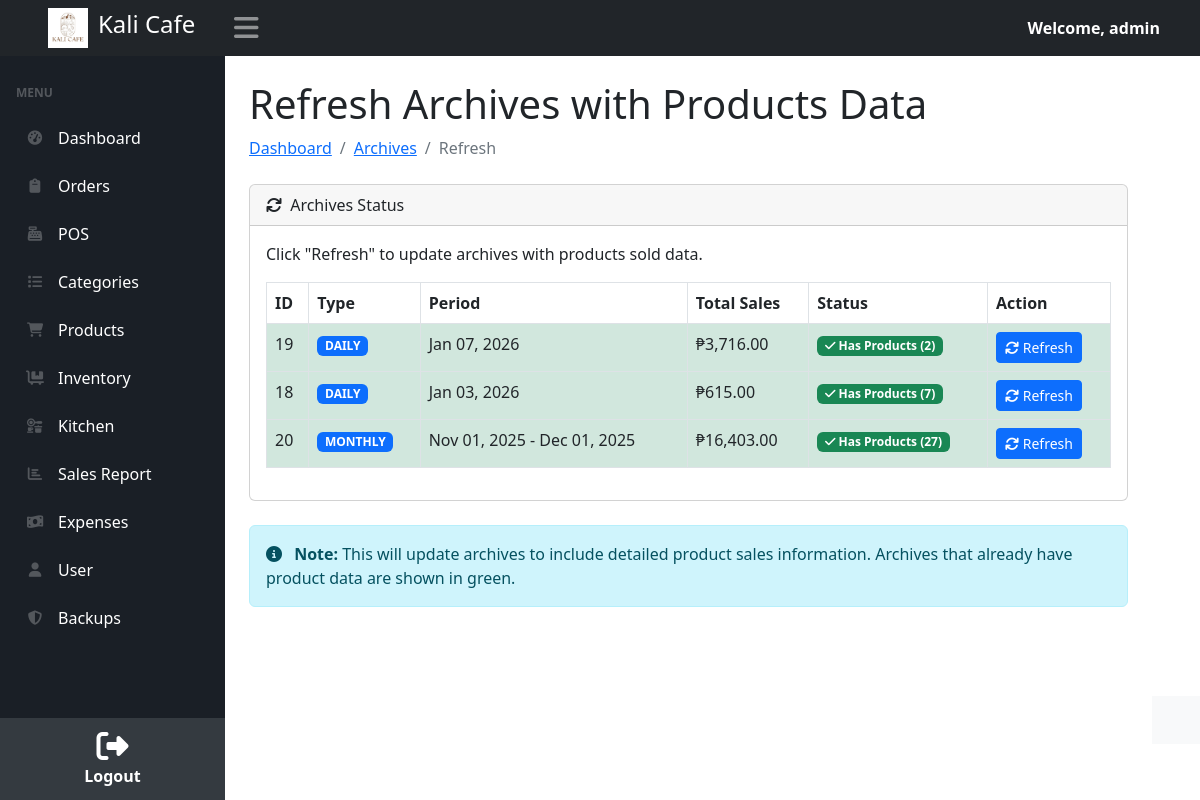
Screenshot of /refresh_archives.php (signed in) with the database file from the repository.
### tables this page shows
CREATE TABLE `sales_archives` (
  `id` int NOT NULL,
  `archive_type` enum('daily','weekly','monthly') NOT NULL,
  `period_start` date NOT NULL,
  `period_end` date NOT NULL,
  `total_orders` int DEFAULT '0',
  `total_sales` decimal(10,2) DEFAULT '0.00',
  `avg_order_value` decimal(10,2) DEFAULT '0.00',
  `paid_sales` decimal(10,2) DEFAULT '0.00',
  `unpaid_sales` decimal(10,2) DEFAULT '0.00',
  `top_product` varchar(255) DEFAULT NULL,
  `top_product_revenue` decimal(10,2) DEFAULT '0.00',
  `primary_payment_method` varchar(50) DEFAULT NULL,
  `sales_data` longtext,
  `archived_at` timestamp NULL DEFAULT CURRENT_TIMESTAMP
);

### refresh_archives.php (the view, shortened to what this page needs)
<?php
include('includes/config.php');
$stmt = $conn->query("SELECT * FROM sales_archives ORDER BY period_end DESC");
$archives = $stmt->fetchAll(PDO::FETCH_ASSOC);
include('includes/header.php');
include('includes/navbar.php');
?>
<!DOCTYPE html>
<html>
<head>
    <link href="css/styles.css" rel="stylesheet" />
</head>
<body class="sb-nav-fixed">
    <div id="layoutSidenav">
        <div id="layoutSidenav_content">
            <main>
                <div class="container-fluid px-4">
                    <h1 class="mt-4">Refresh Archives with Products Data</h1>
                    <ol class="breadcrumb mb-4">
                        <li class="breadcrumb-item"><a href="index.php">Dashboard</a></li>
                        <li class="breadcrumb-item"><a href="view_archives.php">Archives</a></li>
                        <li class="breadcrumb-item active">Refresh</li>
                    </ol>
                    <div class="card mb-4">
                        <div class="card-header">
                            <i class="fas fa-sync me-1"></i>
                            Archives Status
                        </div>
                        <div class="card-body">
                            <p>Click "Refresh" to update archives with products sold data.</p>
                            <div class="table-responsive">
                                <table class="table table-bordered">
                                    <thead>
                                        <tr>
                                            <th>ID</th>
                                            <th>Type</th>
                                            <th>Period</th>
                                            <th>Total Sales</th>
                                            <th>Status</th>
                                            <th>Action</th>
                                        </tr>
                                    </thead>
                                    <tbody>
                                        <?php foreach ($archives as $archive):
                                            $sales_data = json_decode($archive['sales_data'], true);
                                            $has_products = isset($sales_data['products_sold']) && !empty($sales_data['products_sold']);
                                        ?>
                                        <tr class="<?php echo $has_products ? 'updated' : 'needs-update'; ?>">
                                            <td><?php echo $archive['id']; ?></td>
                                            <td>
                                                <span class="badge bg-primary"><?php echo strtoupper($archive['archive_type']); ?></span>
                                            </td>
                                            <td>
                                                <?php
                                                echo date('M d, Y', strtotime($archive['period_start']));
                                                if ($archive['period_start'] !== $archive['period_end']) {
                                                    echo ' - ' . date('M d, Y', strtotime($archive['period_end']));
                                                }
                                                ?>
                                            </td>
                                            <td>₱<?php echo number_format($archive['total_sales'], 2); ?></td>
                                            <td>
                                                <?php if ($has_products): ?>
                                                    <span class="badge bg-success">
                                                        <i class="fas fa-check"></i> Has Products (<?php echo count($sales_data['products_sold']); ?>)
                                                    </span>
                                                <?php else: ?>
                                                    <span class="badge bg-warning">
                                                        <i class="fas fa-exclamation-triangle"></i> Missing Products
                                                    </span>
                                                <?php endif; ?>
                                            </td>
                                            <td>
                                                <form method="POST" style="display: inline;">
                                                    <button type="submit" name="refresh" class="btn btn-sm btn-primary">
                                                        <i class="fas fa-sync"></i> Refresh
                                                    </button>
                                                </form>
                                            </td>
                                        </tr>
                                        <?php endforeach; ?>
                                    </tbody>
                                </table>
                            </div>
                        </div>
                    </div>
                    <div class="alert alert-info">
                        <i class="fas fa-info-circle me-2"></i>
                        <strong>Note:</strong> This will update archives to include detailed product sales information.
                        Archives that already have product data are shown in green.
                    </div>
                </div>
            </main>
            <?php include('includes/footer.php'); ?>
        </div>
</body>
</html>

### refresh_archives.php (style rules this page uses)
.updated { background-color: #d1e7dd; }

### rows the page displays
sales_archives: id "19", archive_type "DAILY", period_start "Jan 07, 2026", total_sales "3,716.00", sales_data "2"
sales_archives: id "18", archive_type "DAILY", period_start "Jan 03, 2026", total_sales "615.00", sales_data "7"
sales_archives: id "20", archive_type "MONTHLY", period_start "Nov 01, 2025", period_end "Dec 01, 2025", total_sales "16,403.00", sales_data "27"

### other values shown
$username "admin"
